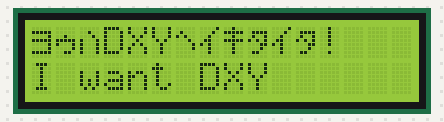
This sketch was run on a simulated Arduino Uno, built with avr-gcc and run on an emulated ATmega328P. On the bench: 16×2 character LCD.

Above: at 0.1 s.

The sketch:

arduino.ino
```cpp
#include<LiquidCrystal.h> //载入库

LiquidCrystal lcd(13,12,11,10,9,8);  //RS接13PIN，E接12PIN，D4-D7接11-8PIN

void setup(){
    lcd.begin(16 , 2);
    lcd.clear();
    }
void loop(){
    // 日文字符
    char ascii0=0x00+214;
    char ascii1=0x00+169;
    char ascii2=0x00+202;

    char ascii3=0x00+205;
    char ascii4=0x00+178;
    char ascii5=0x00+183;
    char ascii6=0x00+192;
    char ascii7=0x00+178;
    char ascii8=0x00+192;;

    lcd.setCursor(0, 0);    // 显示第一行
    lcd.print(ascii0);
    lcd.print(ascii1);
    lcd.print(ascii2);
    lcd.print("DXY");
    lcd.print(ascii3);
    lcd.print(ascii4);
    lcd.print(ascii5);
    lcd.print(ascii6);
    lcd.print(ascii7);
    lcd.print(ascii8);
    lcd.print("!");

    lcd.setCursor(0 , 1);// 第二行
    lcd.print("I want DXY");
    delay(1000);
    lcd.clear();
    }
```
